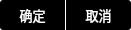
<?xml version="1.0" encoding="UTF-8"?>
<ui version="4.0">
 <class>STScreenshotToolbarClass</class>
 <widget class="QWidget" name="STScreenshotToolbarClass">
  <property name="geometry">
   <rect>
    <x>0</x>
    <y>0</y>
    <width>131</width>
    <height>30</height>
   </rect>
  </property>
  <property name="windowTitle">
   <string>STScreenshotToolbar</string>
  </property>
  <property name="styleSheet">
   <string notr="true">
background-color: rgba(0, 0, 0, 0);</string>
  </property>
  <layout class="QHBoxLayout" name="horizontalLayout">
   <property name="spacing">
    <number>0</number>
   </property>
   <property name="leftMargin">
    <number>0</number>
   </property>
   <property name="topMargin">
    <number>0</number>
   </property>
   <property name="rightMargin">
    <number>0</number>
   </property>
   <property name="bottomMargin">
    <number>0</number>
   </property>
   <item>
    <widget class="QPushButton" name="pbFinish">
     <property name="minimumSize">
      <size>
       <width>65</width>
       <height>30</height>
      </size>
     </property>
     <property name="maximumSize">
      <size>
       <width>65</width>
       <height>30</height>
      </size>
     </property>
     <property name="font">
      <font>
       <family>微软雅黑</family>
       <pointsize>10</pointsize>
      </font>
     </property>
     <property name="styleSheet">
      <string notr="true">

QPushButton {
	border-top-left-radius: 3px;
	border-bottom-left-radius: 3px;
	color: rgb(255, 255, 255);
	background-color: rgb(0, 0, 0);
}
QPushButton:hover:pressed {
	background-color: rgb(0, 0, 0);
}
QPushButton:hover:!pressed {
	background-color: rgb(63, 63, 63);
}</string>
     </property>
     <property name="text">
      <string>确定</string>
     </property>
     <property name="icon">
      <iconset resource="../res/softterminal.qrc">
       <normaloff>:/SoftTerminal/images/yes.png</normaloff>:/SoftTerminal/images/yes.png</iconset>
     </property>
     <property name="flat">
      <bool>true</bool>
     </property>
    </widget>
   </item>
   <item>
    <widget class="QLabel" name="label">
     <property name="minimumSize">
      <size>
       <width>1</width>
       <height>0</height>
      </size>
     </property>
     <property name="maximumSize">
      <size>
       <width>1</width>
       <height>16777215</height>
      </size>
     </property>
     <property name="styleSheet">
      <string notr="true">background-color: rgb(255, 255, 255);</string>
     </property>
     <property name="text">
      <string/>
     </property>
    </widget>
   </item>
   <item>
    <widget class="QPushButton" name="pbCancel">
     <property name="minimumSize">
      <size>
       <width>65</width>
       <height>30</height>
      </size>
     </property>
     <property name="maximumSize">
      <size>
       <width>65</width>
       <height>30</height>
      </size>
     </property>
     <property name="font">
      <font>
       <family>微软雅黑</family>
       <pointsize>10</pointsize>
      </font>
     </property>
     <property name="styleSheet">
      <string notr="true">

QPushButton {
	border-left-color: rgb(255, 255, 255);
	border-top-right-radius: 3px;
	border-bottom-right-radius: 3px;
	color: rgb(255, 255, 255);
	background-color: rgb(0, 0, 0);
}
QPushButton:hover:pressed {
	background-color: rgb(0, 0, 0);
}
QPushButton:hover:!pressed {
	background-color: rgb(63, 63, 63);
}</string>
     </property>
     <property name="text">
      <string>取消</string>
     </property>
     <property name="icon">
      <iconset resource="../res/softterminal.qrc">
       <normaloff>:/SoftTerminal/images/no.png</normaloff>:/SoftTerminal/images/no.png</iconset>
     </property>
     <property name="flat">
      <bool>true</bool>
     </property>
    </widget>
   </item>
  </layout>
 </widget>
 <resources>
  <include location="../res/softterminal.qrc"/>
 </resources>
 <connections/>
</ui>
